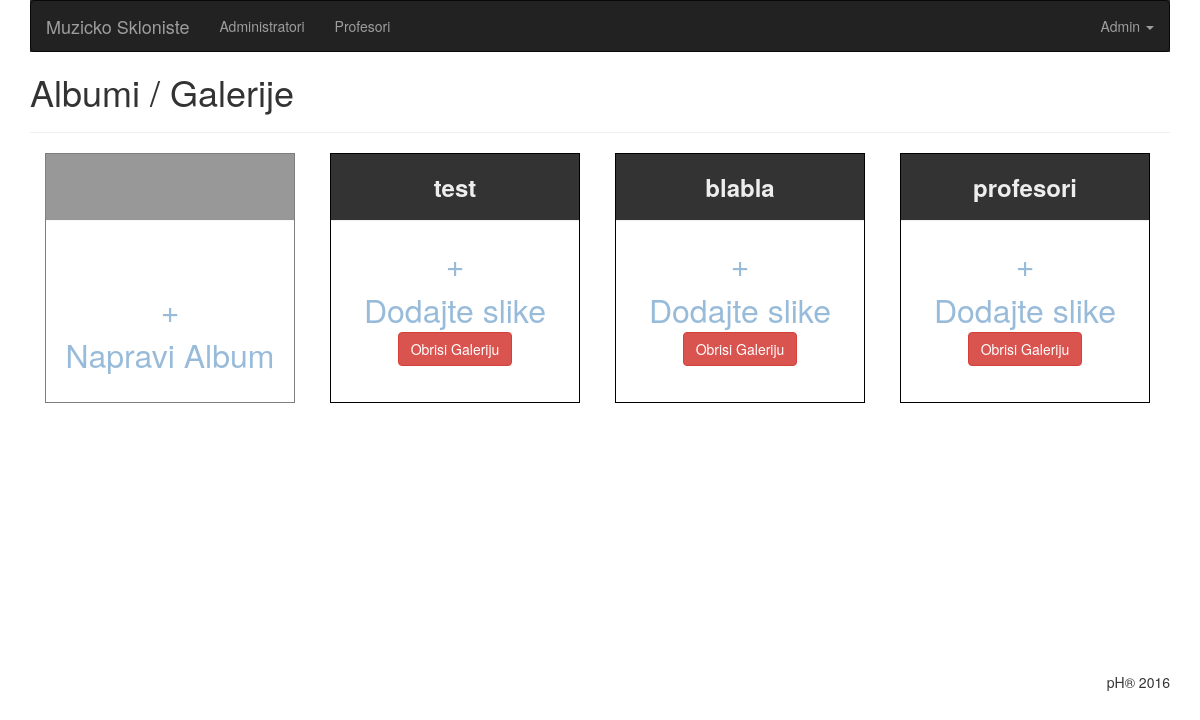
Screenshot of /php/views/galerija/ (signed in) with the database file from the repository.
### tables this page shows
CREATE TABLE galleries (id integer primary key autoincrement, title text);

### php/app/database/QueryBuilder.php (called while the page is built, shortened)
<?php
class QueryBuilder
{
	public function indexGallery()
	{
		$db = new SQLite3('../../../skloniste.db');
		$stmt = $db->query('SELECT * FROM galleries');
		while($result = $stmt->fetchArray(SQLITE3_ASSOC)):
			$r[] = $result;
		endwhile;
		return isset($r) ? $r : null;
	}
}

### php/views/galerija/index.php (the view, shortened to what this page needs)
<?php
	include 'galer.header.php';
	$query = $app['database'];
	$results = $query->indexGallery();
?>
<section class="main">
<h1>Albumi / Galerije</h1>
<hr>
	<div class="container-fluid">
		<div class="row">
			<div class="col-lg-3 col-md-3 col-sm-4 col-xs-6">
				<div id="album">
					<div class="header">
						<h4><strong>&nbsp;</strong></h4>
						<hr>
					</div>
					<div class="body">
						<br>
						<a data-toggle="modal" href="#galleryModal"><span>&plus;<br>Napravi Album</span></a>
					</div>
				</div>
			</div>
		<?php if (isset($results)): ?>
			<?php foreach ($results as $result): ?>
			<div class="col-lg-3 col-md-3 col-sm-4 col-xs-6">
				<div class="album">
					<div class="header">
						<h4><strong><?= $result['title']; ?></strong></h4>
						<hr>
					</div>
					<div class="body">
						<?php if (isset($images)): ?>
								<a href='show.php?id=<?= $result['id']; ?>'><img src='../assets/images/novisat.jpg' alt='Ubacite Slike'	/></a>";
						<?php else: ?>
								<a style='opacity: 0.5;' href='show.php?id=<?= $result['id']; ?>'><span>&plus;<br>Dodajte slike</span></a>
						<?php endif; ?>
					</div>
					<div class="footer">
					<form action="delete.php?id=<?= $result['id']; ?>" method="POST">
						<button type="submit" class="btn btn-danger push-right" onclick="return confirm('Da li ste sigurni?');">Obrisi Galeriju</button>
					</form>
					</div>
				</div>
			</div>
			<?php endforeach; ?>
		<?php endif; ?>
		</div>
	</div>
</section>
<?php include 'galer.footer.php'; ?>

### php/views/assets/css/admin.css (style rules this page uses)
.main { height: 75vh; }

### php/views/galerija/galer.header.php (style rules this page uses)
a { text-decoration: none; }
.header { color: #eee; background-color: #333; }
.header h4 { margin: 0; padding-top: 20px; text-align: center; font-size: x-large; }
.row #album { border: 0.1px solid black; width: 250px; height: 250px; opacity: 0.5; }
#album .body { font-size: xx-large; text-align: center; }
#album .body a:link { text-decoration: none; }
.row .album { border: 0.1px solid black; width: 250px; height: 250px; }
.album .body { font-size: xx-large; text-align: center; }
.album .body a:link { text-decoration: none; }
.album .footer { text-align: center; }

### rows the page displays
galleries: title "test"
galleries: title "blabla"
galleries: title "profesori"
